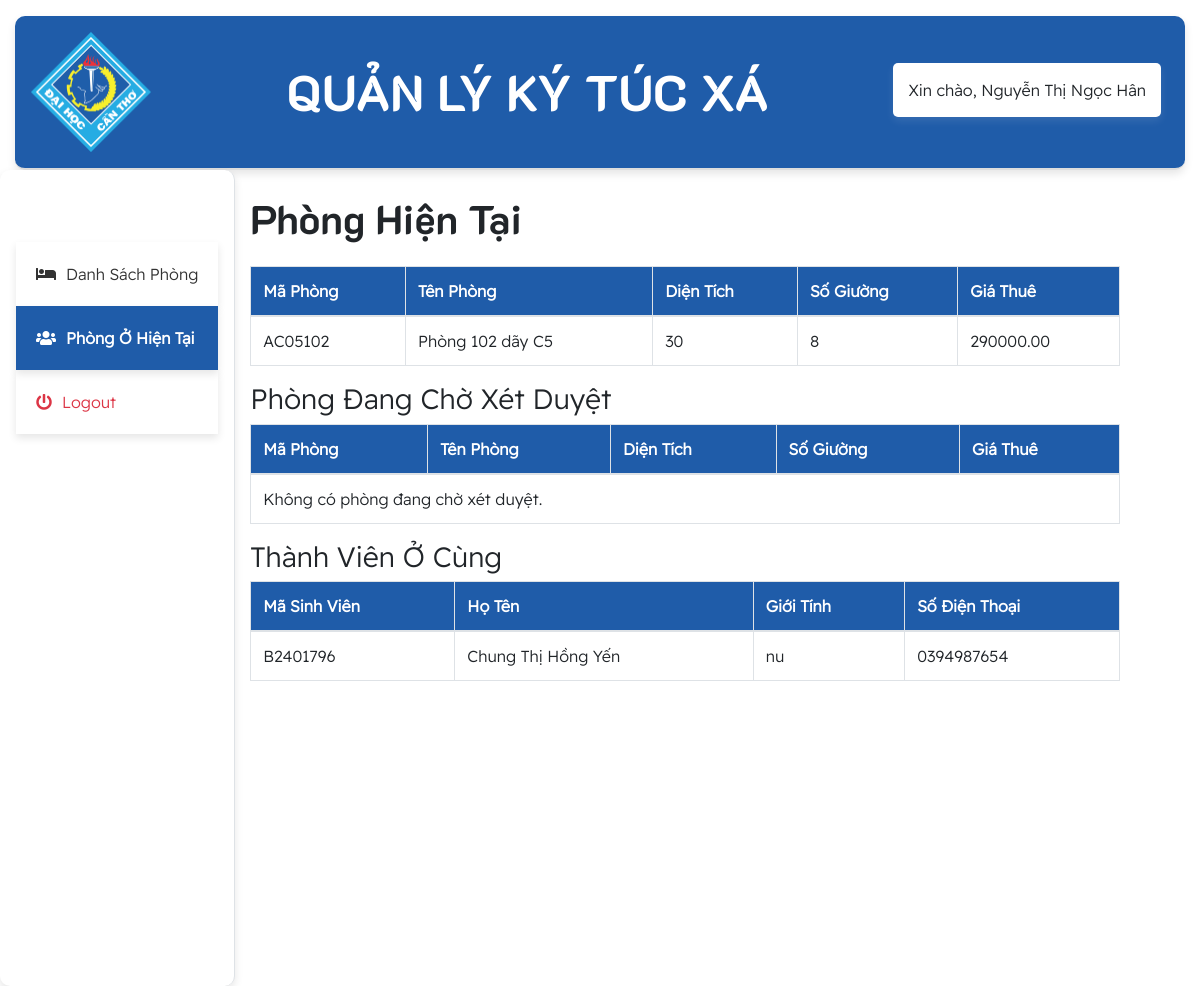
The page /current (signed in) on the database its author committed.
### tables this page shows
CREATE TABLE `thuephong` (
  `ma_hop_dong` int NOT NULL AUTO_INCREMENT,
  `ma_sinh_vien` varchar(10) DEFAULT NULL,
  `ma_phong` varchar(7) DEFAULT NULL,
  `bat_dau` date DEFAULT NULL,
  `ket_thuc` date DEFAULT NULL,
  `tien_dat_coc` decimal(10,2) DEFAULT NULL,
  `gia_thue_thuc_te` decimal(10,2) DEFAULT NULL,
  `ma_hoc_ky` varchar(10) DEFAULT NULL,
  `can_thanh_toan` decimal(10,2) NOT NULL DEFAULT '0.00',
  `trang_thai` varchar(20) DEFAULT 'choxetduyet',
  PRIMARY KEY (`ma_hop_dong`),
  KEY `ma_sinh_vien` (`ma_sinh_vien`),
  KEY `ma_phong` (`ma_phong`),
  KEY `ma_hoc_ky` (`ma_hoc_ky`),
  CONSTRAINT `thuephong_ibfk_1` FOREIGN KEY (`ma_sinh_vien`) REFERENCES `sinhvien` (`ma_sinh_vien`),
  CONSTRAINT `thuephong_ibfk_2` FOREIGN KEY (`ma_phong`) REFERENCES `phong` (`ma_phong`),
  CONSTRAINT `thuephong_ibfk_3` FOREIGN KEY (`ma_hoc_ky`) REFERENCES `hoc_ky` (`ma_hoc_ky`)
);

CREATE TABLE `phong` (
  `ma_phong` varchar(7) NOT NULL,
  `ten_phong` varchar(100) DEFAULT NULL,
  `loai_phong` varchar(3) DEFAULT NULL,
  `dien_tich` float DEFAULT NULL,
  `so_giuong` int DEFAULT NULL,
  `gia_thue` decimal(10,2) DEFAULT NULL,
  `gioi_tinh` varchar(5) NOT NULL DEFAULT 'none',
  PRIMARY KEY (`ma_phong`)
);

CREATE TABLE `sinhvien` (
  `ma_sinh_vien` varchar(8) NOT NULL,
  `ho_ten` varchar(100) DEFAULT NULL,
  `gioi_tinh` varchar(3) DEFAULT NULL,
  `so_dien_thoai` varchar(15) DEFAULT NULL,
  `ma_lop` varchar(10) DEFAULT NULL,
  `password` varchar(255) DEFAULT NULL,
  `notification` varchar(255) DEFAULT '',
  PRIMARY KEY (`ma_sinh_vien`),
  KEY `ma_lop` (`ma_lop`),
  CONSTRAINT `sinhvien_ibfk_1` FOREIGN KEY (`ma_lop`) REFERENCES `lop` (`ma_lop`)
);

### app/controllers/DanhSachPhongController.php (called while the page is built, shortened)
<?php
class DanhSachPhongController {
    private $pdo;
    public function __construct($pdo)
    {
        $this->pdo = $pdo;
    }
    public function current()
    {
        $sinhVien = new SinhVien($this->pdo);
        $sinhVien->ma_sinh_vien = $_SESSION['ma_so'];
        $currentRoom = $sinhVien->getCurrentRoom();
        $pendingRoom = $sinhVien->getPendingRoom();
        $roommates = $sinhVien->getRoommates();
        include '../app/views/danhsachphong/current.php';
    }
}

### app/models/SinhVien.php (called while the page is built, shortened)
<?php
class SinhVien
{
    public ?PDO $db;
    public string $ma_sinh_vien;
    public function __construct(?PDO $pdo)
    {
        $this->db = $pdo;
    }
    public function getCurrentRoom(): ?array
    {
        $statement = $this->db->prepare('
            SELECT p.*, tp.ma_hop_dong
            FROM ThuePhong tp
            JOIN Phong p ON tp.ma_phong = p.ma_phong
            WHERE tp.ma_sinh_vien = :ma_sinh_vien
            AND tp.trang_thai = "daduyet"
            AND (tp.ket_thuc IS NULL OR tp.ket_thuc > NOW())
        ');
        $statement->execute(['ma_sinh_vien' => $this->ma_sinh_vien]);
        $result = $statement->fetch(PDO::FETCH_ASSOC);
        return $result ?: null;
    }
    public function getRoommates(): array
    {
        $currentRoom = $this->getCurrentRoom();
        $statement = $this->db->prepare('
            SELECT sv.*
            FROM ThuePhong tp
            JOIN SinhVien sv ON tp.ma_sinh_vien = sv.ma_sinh_vien
            WHERE tp.ma_phong = :ma_phong
            AND tp.trang_thai = "daduyet"
            AND sv.ma_sinh_vien != :ma_sinh_vien
        ');
        $statement->execute([
            'ma_phong' => $currentRoom['ma_phong'],
            'ma_sinh_vien' => $this->ma_sinh_vien
        ]);
        return $statement->fetchAll(PDO::FETCH_ASSOC);
    }
    public function getPendingRoom(): ?array
    {
        $statement = $this->db->prepare('
            SELECT p.*, tp.ma_hop_dong
            FROM ThuePhong tp
            JOIN Phong p ON tp.ma_phong = p.ma_phong
            WHERE tp.ma_sinh_vien = :ma_sinh_vien
            AND tp.trang_thai = "choxetduyet"
        ');
        $statement->execute(['ma_sinh_vien' => $this->ma_sinh_vien]);
        $result= $statement->fetch(PDO::FETCH_ASSOC);
        return $result ?: null;
    }
}

### app/views/danhsachphong/current.php (the view, shortened to what this page needs)
<!DOCTYPE html>
<html lang="en">
<head>
    <link href="https://stackpath.bootstrapcdn.com/bootstrap/4.5.2/css/bootstrap.min.css" rel="stylesheet">
    <link rel="stylesheet" href="https://cdnjs.cloudflare.com/ajax/libs/font-awesome/5.15.4/css/all.min.css">
    <link rel="stylesheet" type="text/css" href="../../style.css">
</head>
<body>
    <div class="container-fluid mt-3">
        <div class="row">
            <div class="col-md-12">
                <?php include '../app/views/header.php'; ?>
            </div>
        </div>
        <div class="row">
            <div>
                <?php include '../app/views/navSV.php'; ?>
            </div>
            <div class="col-md-9">
                <div class="content mt-4">
                    <h1 class="mb-4">Phòng Hiện Tại</h1>
                    <table class="table table-bordered table-hover">
                        <thead class="custom-thead">
                            <tr>
                                <th>Mã Phòng</th>
                                <th>Tên Phòng</th>
                                <th>Diện Tích</th>
                                <th>Số Giường</th>
                                <th>Giá Thuê</th>
                            </tr>
                        </thead>
                        <tbody>
                            <?php if ($currentRoom): ?>
                            <tr>
                                <td><?= htmlspecialchars($currentRoom['ma_phong']) ?></td>
                                <td><?= htmlspecialchars($currentRoom['ten_phong']) ?></td>
                                <td><?= htmlspecialchars($currentRoom['dien_tich']) ?></td>
                                <td><?= htmlspecialchars($currentRoom['so_giuong']) ?></td>
                                <td><?= htmlspecialchars($currentRoom['gia_thue']) ?></td>
                            </tr>
                            <?php else :?>
                            <tr>
                                <td colspan="5">Không có phòng hiện tại.</td>
                            </tr>
                            <?php endif;?>
                        </tbody>
                    </table>
                    <h3>Phòng Đang Chờ Xét Duyệt</h3>
                    <table class="table table-bordered table-hover">
                        <thead class="custom-thead">
                            <tr>
                                <th>Mã Phòng</th>
                                <th>Tên Phòng</th>
                                <th>Diện Tích</th>
                                <th>Số Giường</th>
                                <th>Giá Thuê</th>
                            </tr>
                        </thead>
                        <tbody>
                            <?php if ($pendingRoom): ?>
                            <tr>
                                <td><?= htmlspecialchars($pendingRoom['ma_phong']) ?></td>
                                <td><?= htmlspecialchars($pendingRoom['ten_phong']) ?></td>
                                <td><?= htmlspecialchars($pendingRoom['dien_tich']) ?></td>
                                <td><?= htmlspecialchars($pendingRoom['so_giuong']) ?></td>
                                <td><?= htmlspecialchars($pendingRoom['gia_thue']) ?></td>
                            </tr>
                            <?php else :?>
                            <tr>
                                <td colspan="5">Không có phòng đang chờ xét duyệt.</td>
                            </tr>
                            <?php endif;?>
                        </tbody>
                    </table>
                    <h3>Thành Viên Ở Cùng</h3>
                    <table class="table table-bordered table-hover">
                        <thead class="custom-thead">
                            <tr>
                                <th>Mã Sinh Viên</th>
                                <th>Họ Tên</th>
                                <th>Giới Tính</th>
                                <th>Số Điện Thoại</th>
                            </tr>
                        </thead>
                        <tbody>
                            <?php if (empty($roommates)): ?>
                            <tr>
                                <td colspan="4">Không có thành viên nào ở cùng.</td>
                            </tr>
                            <?php else: ?>
                            <?php foreach ($roommates as $roommate): ?>
                            <tr>
                                <td><?= htmlspecialchars($roommate['ma_sinh_vien']) ?></td>
                                <td><?= htmlspecialchars($roommate['ho_ten']) ?></td>
                                <td><?= htmlspecialchars($roommate['gioi_tinh']) ?></td>
                                <td><?= htmlspecialchars($roommate['so_dien_thoai']) ?></td>
                            </tr>
                            <?php endforeach; ?>
                            <?php endif; ?>
                        </tbody>
                    </table>
                </div>
            </div>
        </div>
    </div>
</body>
</html>

### public/style.css (style rules this page uses)
:root { --main-bg-color: #009d63; --main-text-color: #009d63; --second-text-color: #bbbec5; --second-bg-color: #c1efde; }
.custom-thead { background-color: #1f5ca9; color: white; }
h1 { font-family: 'CustomFont', sans-serif; }
body { font-family: 'CustomFont1', sans-serif; }

### rows shown on the page
thuephong: ma_phong.ma_phong "AC05102", ma_phong.ten_phong "Phòng 102 dãy C5", ma_phong.dien_tich "30", ma_phong.so_giuong "8", ma_phong.gia_thue "290000.00"
sinhvien: ma_sinh_vien "B2401796", ho_ten "Chung Thị Hồng Yến", gioi_tinh "nu", so_dien_thoai "0394987654"

### other values the page prints
$_SESSION['ho_ten'] "Nguyễn Thị Ngọc Hân"
